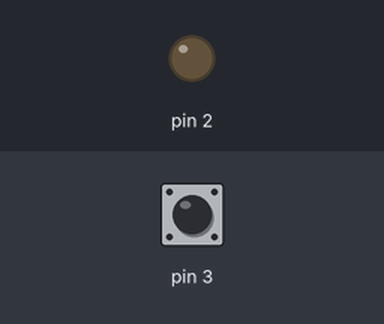
This sketch was run on a simulated Arduino Uno, built with avr-gcc and run on an emulated ATmega328P. Shown: output pins drawn as LEDs (lit = HIGH). Dashed ring = blinking. The test bench sets the inputs (shaded band); at power-on: pin 3 LOW. What the sketch prints to the serial monitor is not drawn.

Above: at 1.2 s.
1.3 s: pin 3 driven HIGH
At 1.6 s:
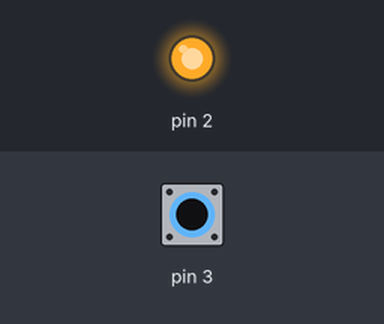
2.8 s: pin 3 driven LOW
At 3.9 s:
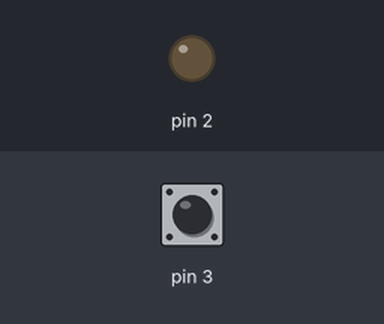
4.3 s: pin 3 pulsed HIGH 2 times (0.12 s each, 0.3 s apart)
At 4.36 s:
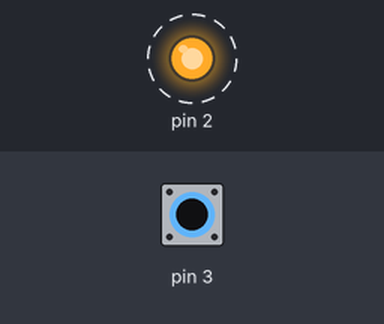
6.4 s: pin 3 pulsed HIGH 5 times (0.12 s each, 0.3 s apart)
At 8.3 s:
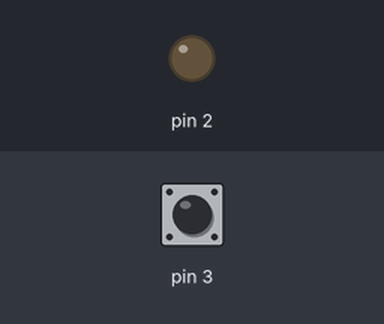
Timing chart, 0 to 9.8 s (numbered marks = the images above; inputs shaded):
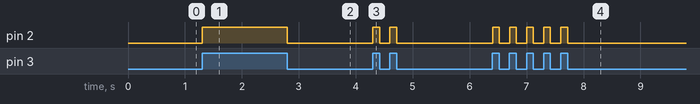

Measured:
- after the input at 1.3 s, pin 2: LOW → HIGH at once
- after the input at 2.8 s, pin 2: HIGH → LOW at once
- after the input at 4.3 s, pin 2: alternates HIGH for 0.12 s and LOW for 0.18 s, 4 changes in all, then stays LOW, starting at once
- after the input at 6.4 s, pin 2: alternates HIGH for 0.12 s and LOW for 0.18 s, 10 changes in all, then stays LOW, starting at once

The sketch:

FridgeOpen.ino
```cpp
long int switchState = 0;
long int prevState = 0;


void setup () {
  pinMode (2,OUTPUT);
  pinMode (3,INPUT);
  Serial.begin (9600);

}

void loop () {

    switchState = digitalRead(3);
    if (switchState == HIGH) {
      digitalWrite (2, HIGH);
      if (prevState != switchState) {
        Serial.print("O");
        prevState = HIGH;
      }
    } else {
      digitalWrite(2, LOW);
      if (prevState != switchState) {
        Serial.print("C");
        prevState = LOW;
      }
    delay (10);
    }
}
```
